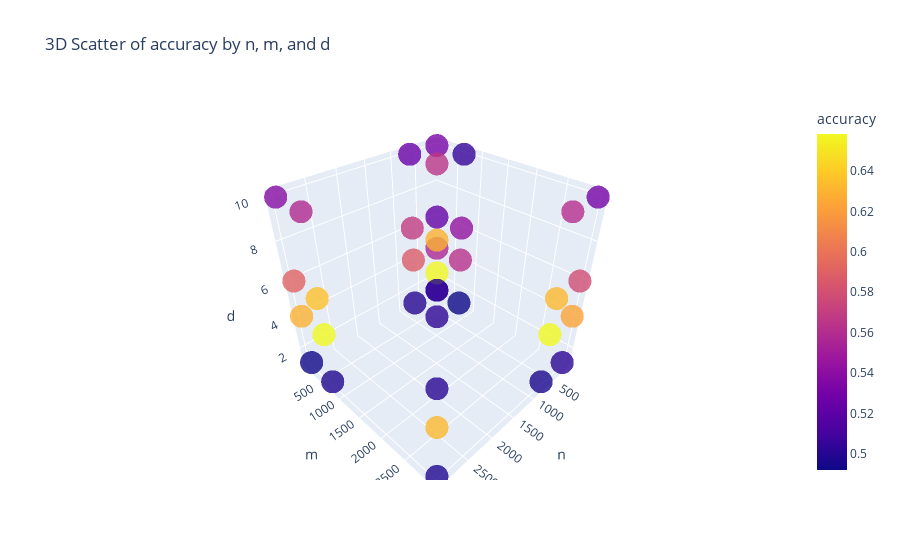

Notebook source saved alongside this figure:
### Code cell
import pickle
from visualization import plot_3d_scatter, plot_losses

# Manually defined values (scientific notation)
n_values = [1e2, 7e2, 3e3]  # 100, 500, 1000, 5000, 10000
m_values = [1e2, 7e2, 3e3]  # 100, 500, 1000, 5000, 10000
d_values = [1, 4, 6, 10]  # 4 values between 1 and 10

# Load results
file_path = "Data/results_hyperparam_scan_d_m_n.pkl"

with open(file_path, "rb") as f:
    results = pickle.load(f)

print("✅ Results loaded successfully!")

# Generate the 3D plot
plot_3d_scatter(results, param_x="n", param_y="m", param_z="d", result_metric="accuracy")

# Plot losses
plot_losses(results, param_index=29, save_path="Results/losses_n_m_d")

# Find best parameters based on accuracy
import torch  # type: ignore
from visualization import get_best_params

best_params = get_best_params(results, result_metric="accuracy")

# make a loop for all the heatmaps of n
fig, axes = plt.subplots(1, len(n_values), figsize=(15, 5))

# Loop over the n values

for i, n in enumerate(n_values):
    # Find the first experiment index where n matches
    fixed_index = next(
        (idx for idx, exp in enumerate(results) if exp["params"]["n"] == n), None
    )

    # If no matching experiment is found, skip
    if fixed_index is None:
        print(f"No results found for n={n}")
        continue

    # Get the correct Axes for this subplot
    ax = axes[i]

    # Plot the heatmap on the chosen subplot
    plot_heatmap_fixed(
        results,
        param_x="m",
        param_y="d",
        result_metric="accuracy",
        fixed_index=fixed_index,
        ax=ax,
    )

    ax.set_title(f"Heatmap (n={n}) - Index {fixed_index}")

# save the figure on png

plt.tight_layout()
plt.savefig("Results/heatmap_hyperparam_scan_n_m_d.png")
plt.show()

### Figure 1 — Plotly figure (JSON) as saved in the notebook; plotly's stock layout.template omitted (floating-point values rounded to 4 significant figures)
{"data": [{"hovertemplate": "n=%{x}<br>m=%{y}<br>d=%{z}<br>accuracy=%{marker.color}<extra></extra>", "legendgroup": "", "marker": {"color": [0.528, 0.556, 0.524, 0.532, 0.492, 0.5629, 0.5434, 0.5051, 0.502, 0.6232, 0.5787, 0.5304, 0.5, 0.5869, 0.5686, 0.5251, 0.5026, 0.6573, 0.6291, 0.565, 0.4962, 0.658, 0.6325, 0.5608, 0.4929, 0.6289, 0.5908, 0.5379, 0.4977, 0.6583, 0.6361, 0.558, 0.498, 0.6324, 0.5003, 0.5001], "coloraxis": "coloraxis", "opacity": 0.8, "symbol": "circle"}, "mode": "markers", "name": "", "scene": "scene", "showlegend": false, "type": "scatter3d", "x": [100, 100, 100, 100, 100, 100, 100, 100, 100, 100, 100, 100, 700, 700, 700, 700, 700, 700, 700, 700, 700, 700, 700, 700, 3000, 3000, 3000, 3000, 3000, 3000, 3000, 3000, 3000, 3000, 3000, 3000], "y": [100, 100, 100, 100, 700, 700, 700, 700, 3000, 3000, 3000, 3000, 100, 100, 100, 100, 700, 700, 700, 700, 3000, 3000, 3000, 3000, 100, 100, 100, 100, 700, 700, 700, 700, 3000, 3000, 3000, 3000], "z": [1, 4, 6, 10, 1, 4, 6, 10, 1, 4, 6, 10, 1, 4, 6, 10, 1, 4, 6, 10, 1, 4, 6, 10, 1, 4, 6, 10, 1, 4, 6, 10, 1, 4, 6, 10]}], "layout": {"coloraxis": {"colorbar": {"title": {"text": "accuracy"}}, "colorscale": [[0, "#0d0887"], [0.1111, "#46039f"], [0.2222, "#7201a8"], [0.3333, "#9c179e"], [0.4444, "#bd3786"], [0.5556, "#d8576b"], [0.6667, "#ed7953"], [0.7778, "#fb9f3a"], [0.8889, "#fdca26"], [1, "#f0f921"]]}, "legend": {"tracegroupgap": 0}, "scene": {"domain": {"x": [0, 1], "y": [0, 1]}, "xaxis": {"title": {"text": "n"}}, "yaxis": {"title": {"text": "m"}}, "zaxis": {"title": {"text": "d"}}}, "title": {"text": "3D Scatter of accuracy by n, m, and d"}}}
